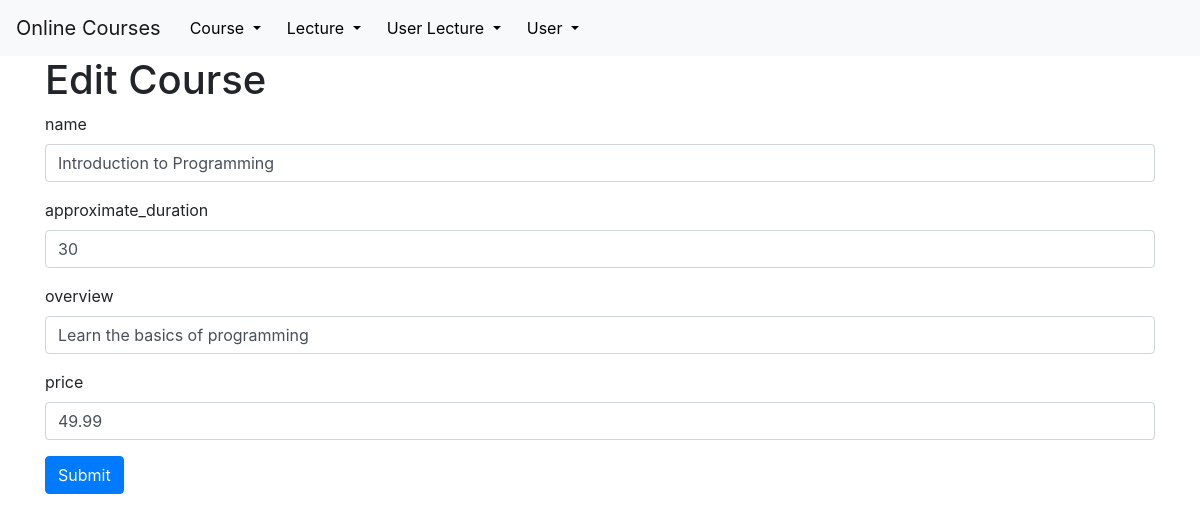
/edit/courses/1, run on an earlier commit of the app's database.
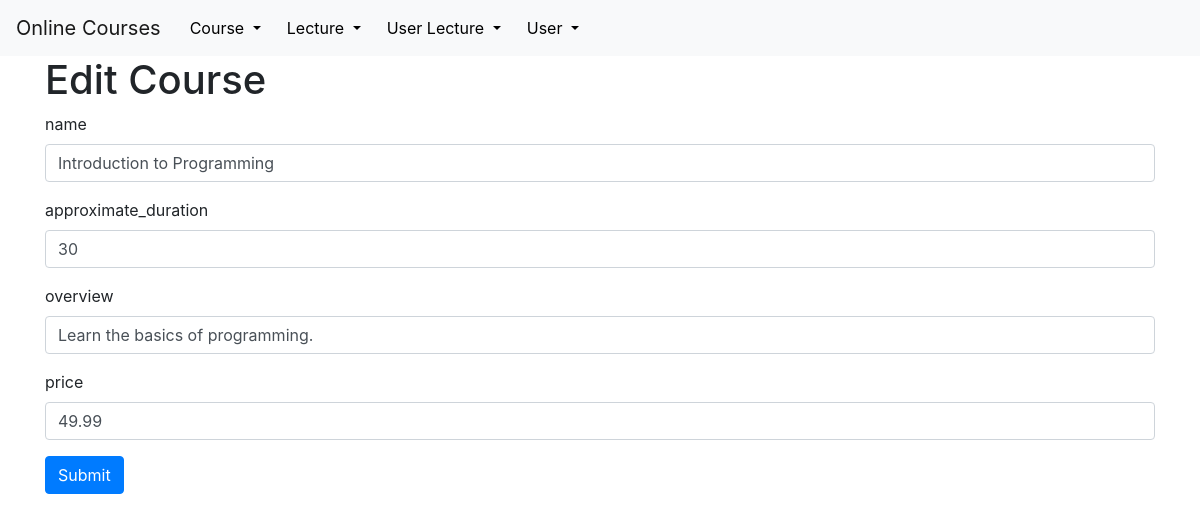
And on a later commit of the database.
### tables this page shows
CREATE TABLE courses (
    id INTEGER PRIMARY KEY AUTOINCREMENT,
    name VARCHAR(255) NOT NULL,
    approximate_duration INTEGER NOT NULL,
    overview TEXT NOT NULL,
    price DECIMAL(10, 2) NOT NULL
);

### app.py (the view, shortened to what this page needs)
@app.route('/edit/<string:table_name>/<int:element_id>', methods=('GET', 'POST'))
def edit(table_name, element_id):
    connection = get_db_connection()
    my_class = classAdresses[table_name]
    requestedClasses = connected_classes(my_class)
    record = my_class.get(connection, element_id)
    fkVarsDict = {}
    for Class in requestedClasses:
        fkVarsDict.update({Class: meaningfulClassValues(Class)})
    return render_template('edit.html', model=my_class, record=record, fkVars=fkVarsDict)

### DB_Classes.py (called while the page is built)
    @classmethod
    def get(cls, db_connection, id):
        return db_connection.execute(f'SELECT * FROM {cls.table_name} WHERE {cls.id} = ?', (id,)).fetchone()

### app.py (called while the page is built)
def get_db_connection(db='database.db'):
    connection = sqlite3.connect(db)
    connection.row_factory = sqlite3.Row
    return connection

def connected_classes(Class):
    res = []
    for arg in Class.attributes:
        if isinstance(arg, foreignKey):
            res.append(arg.Class)
    return res

@app.template_filter('attributeType')
def attributeType(attribute):
    if isinstance(attribute, limitedVariantsDataEntry):
        return "M"
    if isinstance(attribute, foreignKey):
        return "FK"
    return "C"

@app.template_filter('className')
def className(givenClass):
    return givenClass.stringRepresentation

### templates/edit.html (shortened to what this page needs)
{% extends 'base.html' %}
{% block content %}
<h1>{% block title %} Edit {{ model | className }} {% endblock %}</h1>
<form method="post">
    {% for attr in model.attributes %}
    <div class="form-group">
        <label for="{{ attr }}">{{ attr }}</label>
        {% if attr | attributeType == "C" %}
        <input type="text" name="{{ attr }}"
               placeholder="{{ attr }}" class="form-control"
               value="{{ request.form[attr] or record[attr] }}"></input>
        {% endif %}
    </div>
    {% endfor %}
    <div class="form-group">
        <button type="submit" class="btn btn-primary">Submit</button>
    </div>
</form>
{% endblock %}

What changed in the data, as far as the page shows it:
changed courses "Introduction to Programming": overview "Learn the basics of programming" → "Learn the basics of programming."
